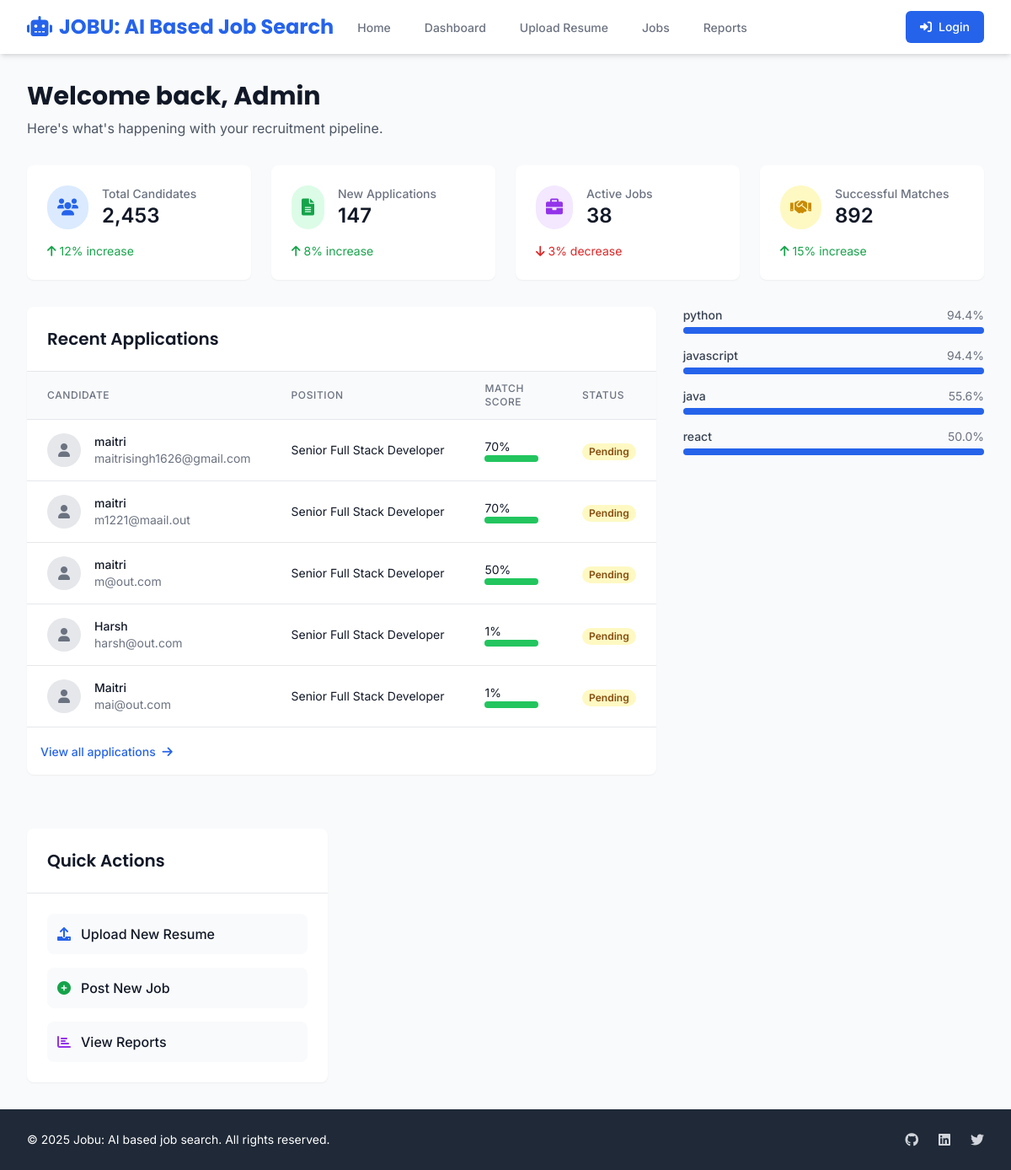
/dashboard, run on the app's committed database.
### models.py (models this page shows)
class Application(db.Model):
    __tablename__ = 'applications'
    id = db.Column(db.Integer, primary_key=True)
    candidate_id = db.Column(db.Integer, db.ForeignKey('candidates.id'), nullable=False)
    job_posting_id = db.Column(db.Integer, db.ForeignKey('job_postings.id'), nullable=False)
    match_score = db.Column(db.Float)  # AI-generated match score
    status = db.Column(db.String(20), default='pending')  # pending, reviewed, shortlisted, rejected
    ai_feedback = db.Column(JSONEncodedDict)  # AI-generated feedback and analysis
    created_at = db.Column(db.DateTime, default=datetime.utcnow)
    updated_at = db.Column(db.DateTime, default=datetime.utcnow, onupdate=datetime.utcnow)

class Candidate(db.Model):
    __tablename__ = 'candidates'
    id = db.Column(db.Integer, primary_key=True)
    name = db.Column(db.String(100), nullable=False)
    email = db.Column(db.String(120), unique=True, nullable=False)
    phone = db.Column(db.String(20))
    resume_path = db.Column(db.String(255))
    skills = db.Column(JSONEncodedDict)
    experience = db.Column(JSONEncodedDict)
    education = db.Column(JSONEncodedDict)
    created_at = db.Column(db.DateTime, default=datetime.utcnow)
    updated_at = db.Column(db.DateTime, default=datetime.utcnow, onupdate=datetime.utcnow)
    applications = db.relationship('Application', backref='candidate', lazy=True)

class JobPosting(db.Model):
    __tablename__ = 'job_postings'
    id = db.Column(db.Integer, primary_key=True)
    title = db.Column(db.String(100), nullable=False)
    department = db.Column(db.String(50))
    location = db.Column(db.String(100))
    description = db.Column(db.Text)
    requirements = db.Column(JSONEncodedDict)  # Required skills, experience, etc.
    salary_range = db.Column(db.String(50))
    status = db.Column(db.String(20), default='active')
    created_at = db.Column(db.DateTime, default=datetime.utcnow)
    updated_at = db.Column(db.DateTime, default=datetime.utcnow, onupdate=datetime.utcnow)
    applications = db.relationship('Application', backref='job_posting', lazy=True)

### app.py (the view)
@app.route('/dashboard')
def dashboard():
    total_candidates = Candidate.query.count()
    new_applications = Application.query.filter_by(status='pending').count()
    active_jobs = JobPosting.query.filter_by(status='active').count()
    successful_matches = Application.query.filter_by(status='accepted').count()
    recent_applications = db.session.query(
        Application, Candidate, JobPosting
    ).join(
        Candidate
    ).join(
        JobPosting
    ).order_by(
        Application.created_at.desc()
    ).limit(5).all()
    candidates = Candidate.query.all()
    skills_count = {}
    for candidate in candidates:
        for skill in candidate.skills:
            skills_count[skill] = skills_count.get(skill, 0) + 1
    total_candidates = len(candidates)
    skills_distribution = {
        skill: round((count / total_candidates) * 100, 1)
        for skill, count in skills_count.items()
    }
    top_skills = dict(sorted(skills_distribution.items(),
                           key=lambda x: x[1], reverse=True)[:4])
    return render_template('dashboard.html',
                         stats={
                             'total_candidates': total_candidates,
                             'new_applications': new_applications,
                             'active_jobs': active_jobs,
                             'successful_matches': successful_matches
                         },
                         recent_applications=recent_applications,
                         top_skills=top_skills)

### models.py (called while the page is built)
    def process_result_value(self, value, dialect):
        if value is None:
            return {}
        return json.loads(value)

### templates/dashboard.html (shortened to what this page needs)
{% extends "base.html" %}
{% block content %}
<div class="max-w-7xl mx-auto px-4 sm:px-6 lg:px-8 py-8">
    <div class="mb-8">
        <h1 class="text-3xl font-heading font-bold text-gray-900">Welcome back, Admin</h1>
        <p class="mt-2 text-gray-600">Here's what's happening with your recruitment pipeline.</p>
    </div>
    <div class="grid grid-cols-1 md:grid-cols-2 lg:grid-cols-4 gap-6 mb-8">
        <div class="bg-white rounded-lg shadow-sm p-6 hover-scale transition duration-300">
            <div class="flex items-center">
                <div class="p-3 rounded-full bg-blue-100 text-blue-600">
                    <i class="fas fa-users text-xl"></i>
                </div>
                <div class="ml-4">
                    <p class="text-sm font-medium text-gray-500">Total Candidates</p>
                    <p class="text-2xl font-semibold text-gray-900">2,453</p>
                </div>
            </div>
            <div class="mt-4 flex items-center text-sm text-green-600">
                <i class="fas fa-arrow-up mr-1"></i>
                <span>12% increase</span>
            </div>
        </div>
        <div class="bg-white rounded-lg shadow-sm p-6 hover-scale transition duration-300">
            <div class="flex items-center">
                <div class="p-3 rounded-full bg-green-100 text-green-600">
                    <i class="fas fa-file-alt text-xl"></i>
                </div>
                <div class="ml-4">
                    <p class="text-sm font-medium text-gray-500">New Applications</p>
                    <p class="text-2xl font-semibold text-gray-900">147</p>
                </div>
            </div>
            <div class="mt-4 flex items-center text-sm text-green-600">
                <i class="fas fa-arrow-up mr-1"></i>
                <span>8% increase</span>
            </div>
        </div>
        <div class="bg-white rounded-lg shadow-sm p-6 hover-scale transition duration-300">
            <div class="flex items-center">
                <div class="p-3 rounded-full bg-purple-100 text-purple-600">
                    <i class="fas fa-briefcase text-xl"></i>
                </div>
                <div class="ml-4">
                    <p class="text-sm font-medium text-gray-500">Active Jobs</p>
                    <p class="text-2xl font-semibold text-gray-900">38</p>
                </div>
            </div>
            <div class="mt-4 flex items-center text-sm text-red-600">
                <i class="fas fa-arrow-down mr-1"></i>
                <span>3% decrease</span>
            </div>
        </div>
        <div class="bg-white rounded-lg shadow-sm p-6 hover-scale transition duration-300">
            <div class="flex items-center">
                <div class="p-3 rounded-full bg-yellow-100 text-yellow-600">
                    <i class="fas fa-handshake text-xl"></i>
                </div>
                <div class="ml-4">
                    <p class="text-sm font-medium text-gray-500">Successful Matches</p>
                    <p class="text-2xl font-semibold text-gray-900">892</p>
                </div>
            </div>
            <div class="mt-4 flex items-center text-sm text-green-600">
                <i class="fas fa-arrow-up mr-1"></i>
                <span>15% increase</span>
            </div>
        </div>
    </div>
    <div class="grid grid-cols-1 lg:grid-cols-3 gap-8">
        <div class="lg:col-span-2">
            <div class="bg-white rounded-lg shadow-sm">
                <div class="p-6 border-b border-gray-200">
                    <h2 class="text-xl font-heading font-semibold text-gray-900">Recent Applications</h2>
                </div>
                <div class="overflow-x-auto">
                    <table class="min-w-full divide-y divide-gray-200">
                        <thead class="bg-gray-50">
                            <tr>
                                <th class="px-6 py-3 text-left text-xs font-medium text-gray-500 uppercase tracking-wider">
                                    Candidate
                                </th>
                                <th class="px-6 py-3 text-left text-xs font-medium text-gray-500 uppercase tracking-wider">
                                    Position
                                </th>
                                <th class="px-6 py-3 text-left text-xs font-medium text-gray-500 uppercase tracking-wider">
                                    Match Score
                                </th>
                                <th class="px-6 py-3 text-left text-xs font-medium text-gray-500 uppercase tracking-wider">
                                    Status
                                </th>
                            </tr>
                        </thead>
                        <tbody class="bg-white divide-y divide-gray-200">
                            {% for application, candidate, job in recent_applications %}
                            <tr class="hover:bg-gray-50">
                                <td class="px-6 py-4 whitespace-nowrap">
                                    <div class="flex items-center">
                                        <div class="h-10 w-10 rounded-full bg-gray-200 flex items-center justify-center text-gray-500">
                                            <i class="fas fa-user"></i>
                                        </div>
                                        <div class="ml-4">
                                            <div class="text-sm font-medium text-gray-900">{{ candidate.name }}</div>
                                            <div class="text-sm text-gray-500">{{ candidate.email }}</div>
                                        </div>
                                    </div>
                                </td>
                                <td class="px-6 py-4 whitespace-nowrap">
                                    <div class="text-sm text-gray-900">{{ job.title }}</div>
                                </td>
                                <td class="px-6 py-4 whitespace-nowrap">
                                    <div class="text-sm text-gray-900">{{ "%.0f"|format(application.match_score) }}%</div>
                                    <div class="w-16 bg-gray-200 rounded-full h-2">
                                        <div class="bg-green-500 rounded-full h-2" style="width: '{{ application.match_score }}%'"></div>
                                    </div>
                                </td>
                                <td class="px-6 py-4 whitespace-nowrap">
                                    <span class="px-2 inline-flex text-xs leading-5 font-semibold rounded-full
                                               {% if application.status == 'pending' %}bg-yellow-100 text-yellow-800
                                               {% elif application.status == 'accepted' %}bg-green-100 text-green-800
                                               {% else %}bg-gray-100 text-gray-800{% endif %}">
                                        {{ application.status|title }}
                                    </span>
                                </td>
                            </tr>
                            {% endfor %}
                        </tbody>
                    </table>
                </div>
                <div class="p-4 border-t border-gray-200">
                    <a href="#" class="text-sm font-medium text-blue-600 hover:text-blue-500">
                        View all applications <i class="fas fa-arrow-right ml-1"></i>
                    </a>
                </div>
            </div>
        </div>
        <div class="space-y-4">
            {% for skill, percentage in top_skills.items() %}
            <div>
                <div class="flex justify-between mb-1">
                    <span class="text-sm font-medium text-gray-700">{{ skill }}</span>
                    <span class="text-sm text-gray-500">{{ percentage }}%</span>
                </div>
                <div class="w-full bg-gray-200 rounded-full h-2">
                    <div class="bg-blue-600 rounded-full h-2" style="width: '{{ percentage }}%'"></div>
                </div>
            </div>
            {% endfor %}
        </div>
            <div class="mt-8 bg-white rounded-lg shadow-sm">
                <div class="p-6 border-b border-gray-200">
                    <h2 class="text-xl font-heading font-semibold text-gray-900">Quick Actions</h2>
                </div>
                <div class="p-6">
                    <div class="space-y-4">
                        <a href="/upload" class="flex items-center p-3 text-base font-medium text-gray-900 bg-gray-50 rounded-lg hover:bg-gray-100 group hover:shadow">
                            <i class="fas fa-upload text-blue-600 mr-3"></i>
                            Upload New Resume
                        </a>
                        <a href="/jobs" class="flex items-center p-3 text-base font-medium text-gray-900 bg-gray-50 rounded-lg hover:bg-gray-100 group hover:shadow">
                            <i class="fas fa-plus-circle text-green-600 mr-3"></i>
                            Post New Job
                        </a>
                        <a href="/report" class="flex items-center p-3 text-base font-medium text-gray-900 bg-gray-50 rounded-lg hover:bg-gray-100 group hover:shadow">
                            <i class="fas fa-chart-bar text-purple-600 mr-3"></i>
                            View Reports
                        </a>
                    </div>
                </div>
            </div>
        </div>
    </div>
{% endblock %}

### templates/base.html (style rules this page uses)
.font-heading { font-family: 'Poppins', sans-serif; }
.font-body { font-family: 'Inter', sans-serif; }
.hover-scale { transition: transform 0.2s; }

### data on the page
Application: name "maitri", email "maitrisingh1626@gmail.com", title "Senior Full Stack Developer", match_score "70", status "Pending"
Application: name "maitri", email "m1221@maail.out", title "Senior Full Stack Developer", match_score "70", status "Pending"
Application: name "maitri", email "m@out.com", title "Senior Full Stack Developer", match_score "50", status "Pending"
Application: name "Harsh", email "harsh@out.com", title "Senior Full Stack Developer", match_score "1", status "Pending"
Application: name "Maitri", email "mai@out.com", title "Senior Full Stack Developer", match_score "1", status "Pending"

### other printed values
{{ skill }} "python" "javascript" "java" "react"
{{ percentage }} "94.4" "94.4" "55.6" "50.0"
